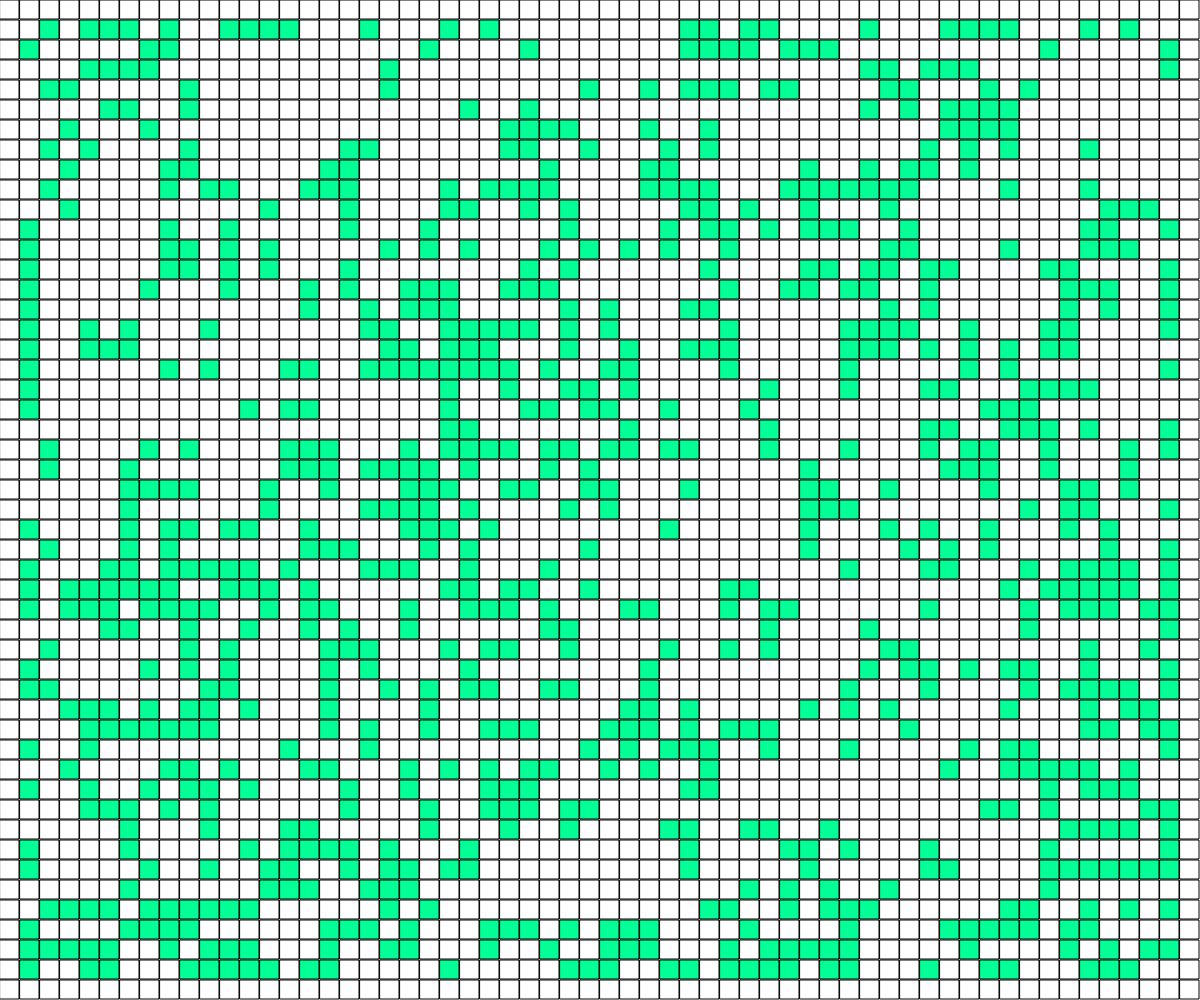
Frame 1 (no input)
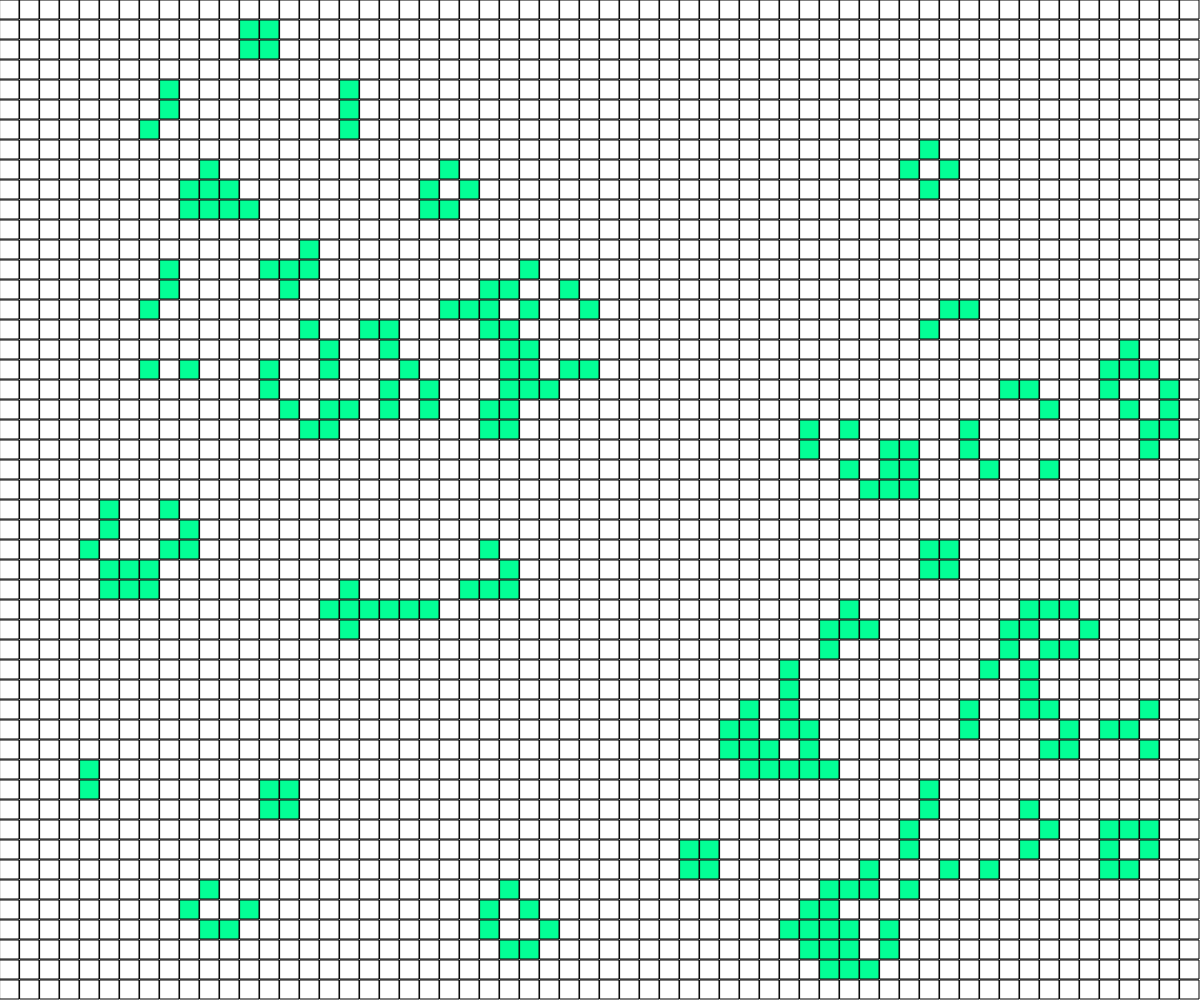
Frame 60 (no input)
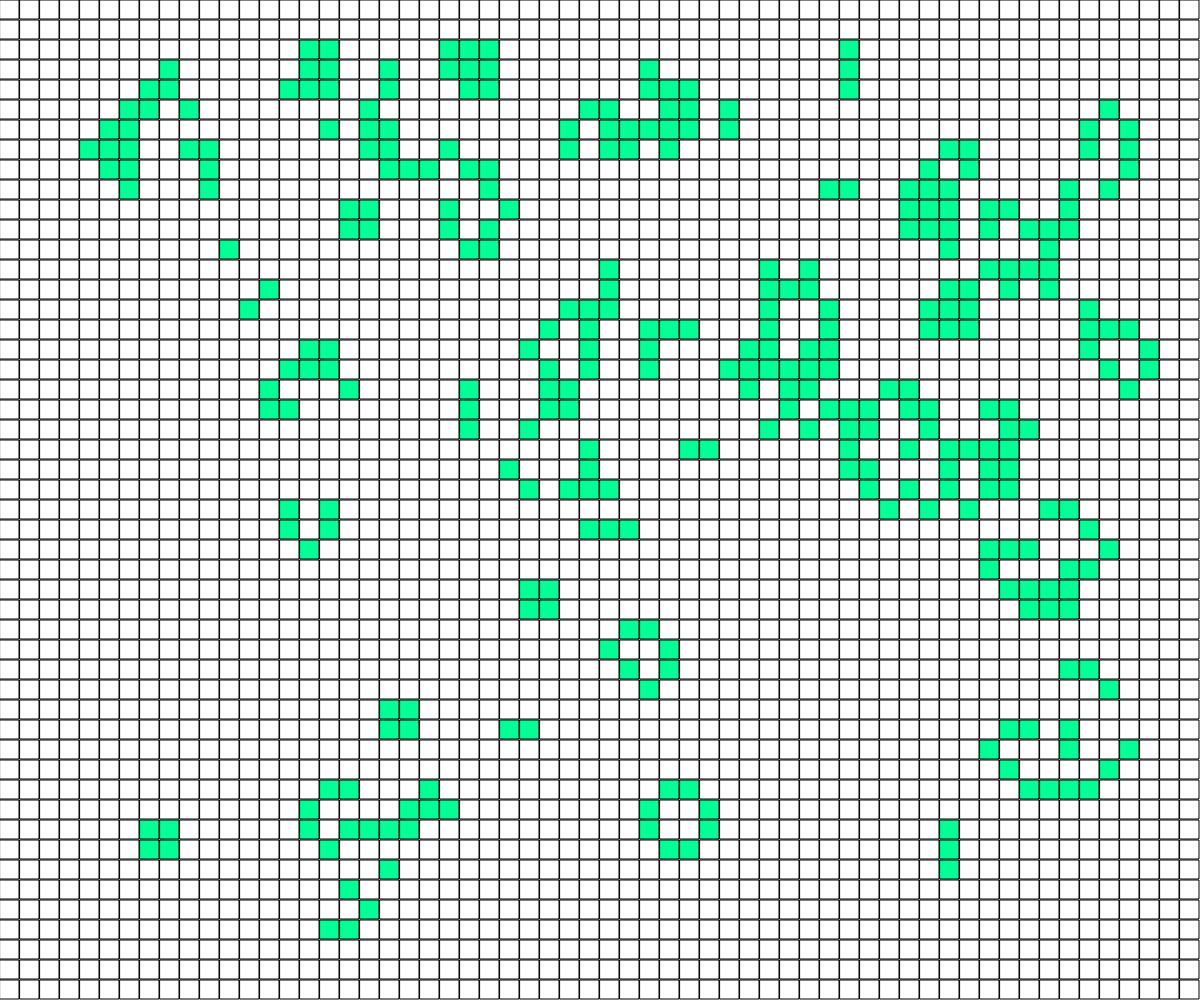
Frame 120 (the mouse pressed at the canvas centre since frame 60)

The p5.js sketch that drew these frames (run headless with seeded random() and noise() and a simulated clock; from frame 60 on, the mouse is pressed at the canvas centre):

// p5.js sketch
// ── sketch.js

var w;
var columns;
var rows;
var board;
var next;

function setup() {
  createCanvas(windowWidth,windowHeight) //720, 400
  frameRate(20);
  w = 20;
  // Calculate columns and rows
  columns = floor(width/w);
  rows = floor(height/w);
  // Wacky way to make a 2D array is JS
  board = new Array(columns);
  for (var i = 0; i < columns; i++) {
    board[i] = new Array(rows);
  } 
  // Going to use multiple 2D arrays and swap them
  next = new Array(columns);
  for (i = 0; i < columns; i++) {
    next[i] = new Array(rows);
  }
  init();
}

function draw() {
  background(255);
  generate();
  for ( var i = 0; i < columns;i++) {
    for ( var j = 0; j < rows;j++) {
      if ((board[i][j] == 1)) fill('#03ff96');
      else fill(255); 
      stroke(0);
      rect(i*w, j*w, w-1, w-1);
    }
  }

}

// reset board when mouse is pressed
function mousePressed() {
  init();
}

// Fill board randomly
function init() {
  for (var i = 0; i < columns; i++) {
    for (var j = 0; j < rows; j++) {
      // Lining the edges with 0s
      if (i == 0 || j == 0 || i == columns-1 || j == rows-1) board[i][j] = 0;
      // Filling the rest randomly
      else board[i][j] = floor(random(2));
      next[i][j] = 0;
    }
  }
}

// The process of creating the new generation
function generate() {

  // Loop through every spot in our 2D array and check spots neighbors
  for (var x = 1; x < columns - 1; x++) {
    for (var y = 1; y < rows - 1; y++) {
      // Add up all the states in a 3x3 surrounding grid
      var neighbors = 0;
      for (var i = -1; i <= 1; i++) {
        for (var j = -1; j <= 1; j++) {
          neighbors += board[x+i][y+j];
        }
      }

      // A little trick to subtract the current cell's state since
      // we added it in the above loop
      neighbors -= board[x][y];
      // Rules of Life
      if      ((board[x][y] == 1) && (neighbors <  2)) next[x][y] = 0;           // Loneliness
      else if ((board[x][y] == 1) && (neighbors >  3)) next[x][y] = 0;           // Overpopulation
      else if ((board[x][y] == 0) && (neighbors == 3)) next[x][y] = 1;           // Reproduction
      else                                             next[x][y] = board[x][y]; // Stasis
    }
  }

  // Swap!
  var temp = board;
  board = next;
  next = temp;
}
